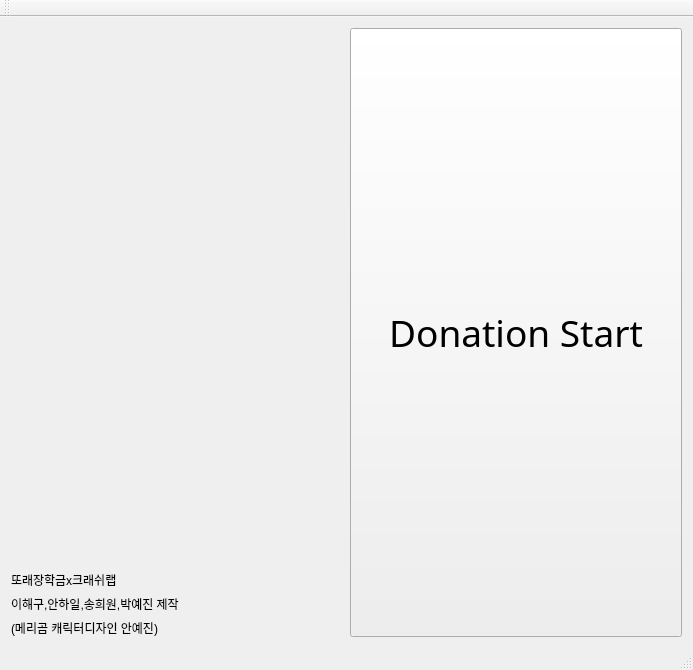
<?xml version="1.0" encoding="UTF-8"?>
<ui version="4.0">
 <class>merry_win</class>
 <widget class="QMainWindow" name="merry_win">
  <property name="geometry">
   <rect>
    <x>0</x>
    <y>0</y>
    <width>693</width>
    <height>670</height>
   </rect>
  </property>
  <property name="windowTitle">
   <string>merry_win</string>
  </property>
  <widget class="QWidget" name="centralWidget">
   <layout class="QHBoxLayout" name="horizontalLayout">
    <item>
     <layout class="QVBoxLayout" name="verticalLayout">
      <item>
       <layout class="QHBoxLayout" name="horizontalLayout_2"/>
      </item>
      <item>
       <widget class="QLabel" name="label">
        <property name="text">
         <string/>
        </property>
        <property name="pixmap">
         <pixmap resource="bears.qrc">:/new/prefix1/bear.png</pixmap>
        </property>
       </widget>
      </item>
      <item>
       <spacer name="verticalSpacer">
        <property name="orientation">
         <enum>Qt::Vertical</enum>
        </property>
        <property name="sizeHint" stdset="0">
         <size>
          <width>20</width>
          <height>40</height>
         </size>
        </property>
       </spacer>
      </item>
      <item>
       <widget class="QLabel" name="label_2">
        <property name="text">
         <string>또래장학금x크래쉬랩</string>
        </property>
       </widget>
      </item>
      <item>
       <widget class="QLabel" name="label_3">
        <property name="text">
         <string>이해구,안하일,송희원,박예진 제작</string>
        </property>
       </widget>
      </item>
      <item>
       <widget class="QLabel" name="label_4">
        <property name="text">
         <string>(메리곰 캐릭터디자인 안예진)</string>
        </property>
       </widget>
      </item>
     </layout>
    </item>
    <item>
     <widget class="QPushButton" name="pushButton">
      <property name="sizePolicy">
       <sizepolicy hsizetype="Minimum" vsizetype="Preferred">
        <horstretch>0</horstretch>
        <verstretch>0</verstretch>
       </sizepolicy>
      </property>
      <property name="font">
       <font>
        <family>Umpush</family>
        <pointsize>28</pointsize>
       </font>
      </property>
      <property name="text">
       <string>Donation Start</string>
      </property>
     </widget>
    </item>
   </layout>
  </widget>
  <widget class="QMenuBar" name="menuBar">
   <property name="geometry">
    <rect>
     <x>0</x>
     <y>0</y>
     <width>693</width>
     <height>25</height>
    </rect>
   </property>
  </widget>
  <widget class="QToolBar" name="mainToolBar">
   <attribute name="toolBarArea">
    <enum>TopToolBarArea</enum>
   </attribute>
   <attribute name="toolBarBreak">
    <bool>false</bool>
   </attribute>
  </widget>
  <widget class="QStatusBar" name="statusBar"/>
 </widget>
 <layoutdefault spacing="6" margin="11"/>
 <resources>
  <include location="bears.qrc"/>
 </resources>
 <connections/>
</ui>
